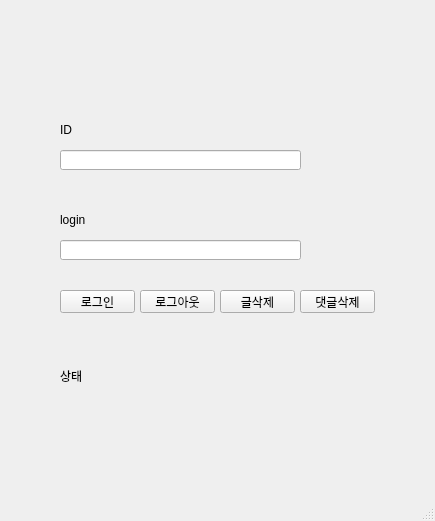
<?xml version="1.0" encoding="UTF-8"?>
<ui version="4.0">
 <class>MainWindow</class>
 <widget class="QMainWindow" name="MainWindow">
  <property name="geometry">
   <rect>
    <x>0</x>
    <y>0</y>
    <width>435</width>
    <height>521</height>
   </rect>
  </property>
  <property name="windowTitle">
   <string>MainWindow</string>
  </property>
  <widget class="QWidget" name="centralwidget">
   <widget class="QLabel" name="label">
    <property name="geometry">
     <rect>
      <x>60</x>
      <y>120</y>
      <width>56</width>
      <height>20</height>
     </rect>
    </property>
    <property name="text">
     <string>ID</string>
    </property>
   </widget>
   <widget class="QLabel" name="label_2">
    <property name="geometry">
     <rect>
      <x>60</x>
      <y>210</y>
      <width>56</width>
      <height>20</height>
     </rect>
    </property>
    <property name="text">
     <string>login</string>
    </property>
   </widget>
   <widget class="QPushButton" name="Btn_login">
    <property name="geometry">
     <rect>
      <x>60</x>
      <y>290</y>
      <width>75</width>
      <height>23</height>
     </rect>
    </property>
    <property name="text">
     <string>로그인</string>
    </property>
   </widget>
   <widget class="QPushButton" name="Btn_delete_board">
    <property name="geometry">
     <rect>
      <x>220</x>
      <y>290</y>
      <width>75</width>
      <height>23</height>
     </rect>
    </property>
    <property name="text">
     <string>글삭제</string>
    </property>
   </widget>
   <widget class="QPushButton" name="Btn_delete_cmt">
    <property name="geometry">
     <rect>
      <x>300</x>
      <y>290</y>
      <width>75</width>
      <height>23</height>
     </rect>
    </property>
    <property name="text">
     <string>댓글삭제</string>
    </property>
   </widget>
   <widget class="QPushButton" name="Btn_logout">
    <property name="geometry">
     <rect>
      <x>140</x>
      <y>290</y>
      <width>75</width>
      <height>23</height>
     </rect>
    </property>
    <property name="text">
     <string>로그아웃</string>
    </property>
   </widget>
   <widget class="QLabel" name="state_label">
    <property name="geometry">
     <rect>
      <x>60</x>
      <y>360</y>
      <width>291</width>
      <height>31</height>
     </rect>
    </property>
    <property name="text">
     <string>상태</string>
    </property>
   </widget>
   <widget class="QLineEdit" name="line_id">
    <property name="geometry">
     <rect>
      <x>60</x>
      <y>150</y>
      <width>241</width>
      <height>20</height>
     </rect>
    </property>
   </widget>
   <widget class="QLineEdit" name="line_password">
    <property name="geometry">
     <rect>
      <x>60</x>
      <y>240</y>
      <width>241</width>
      <height>20</height>
     </rect>
    </property>
   </widget>
  </widget>
  <widget class="QMenuBar" name="menubar">
   <property name="geometry">
    <rect>
     <x>0</x>
     <y>0</y>
     <width>435</width>
     <height>21</height>
    </rect>
   </property>
  </widget>
  <widget class="QStatusBar" name="statusbar"/>
 </widget>
 <resources/>
 <connections/>
</ui>
